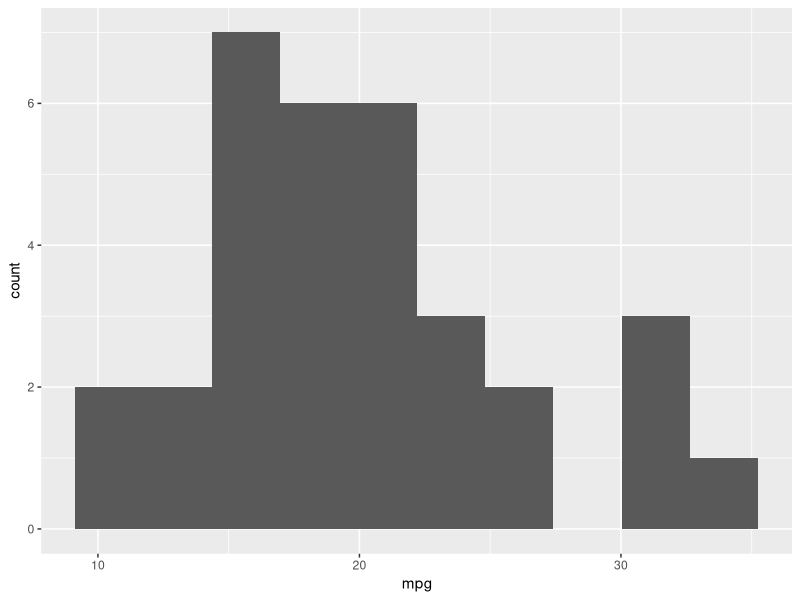
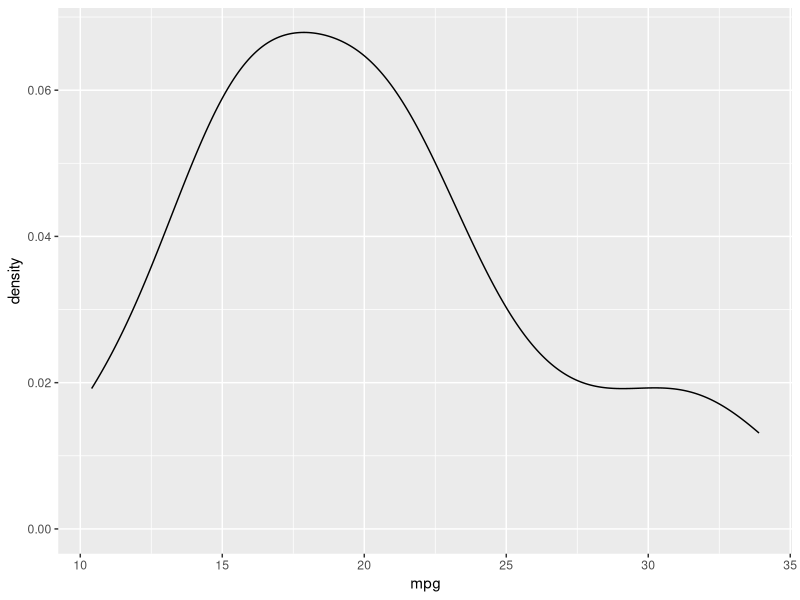
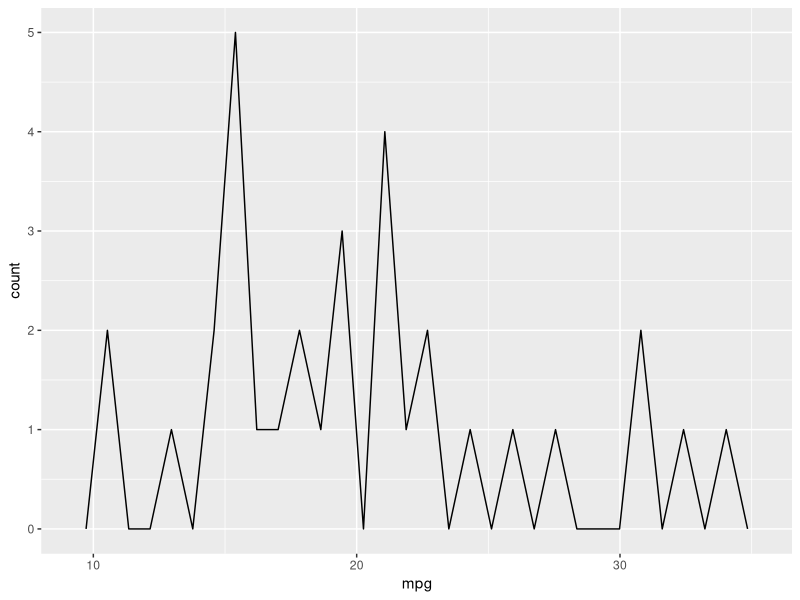
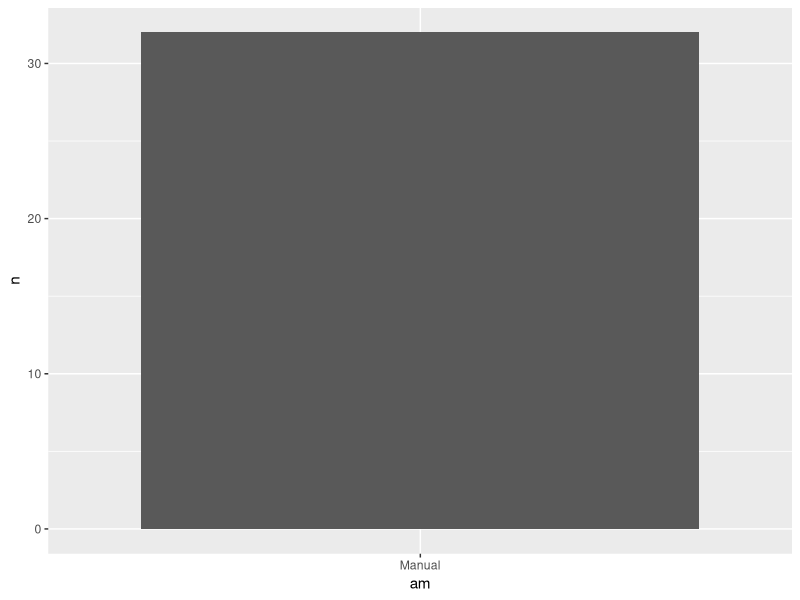
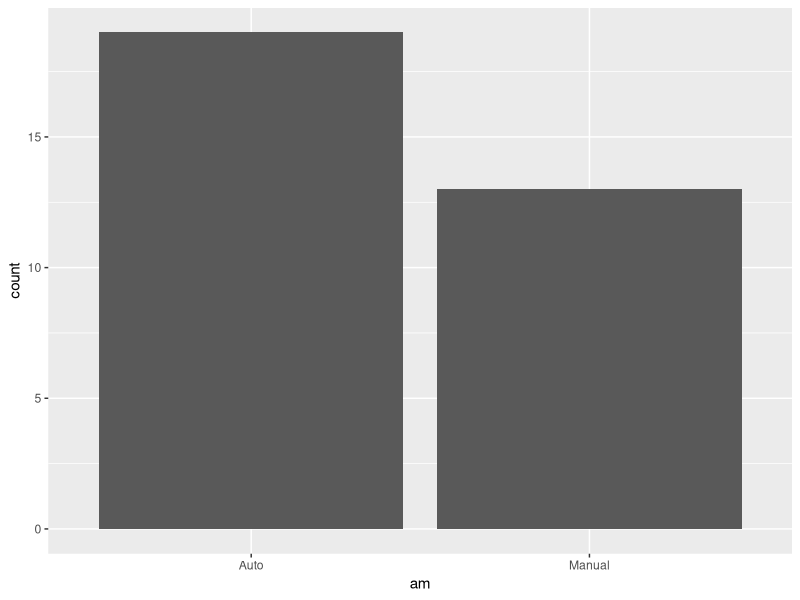
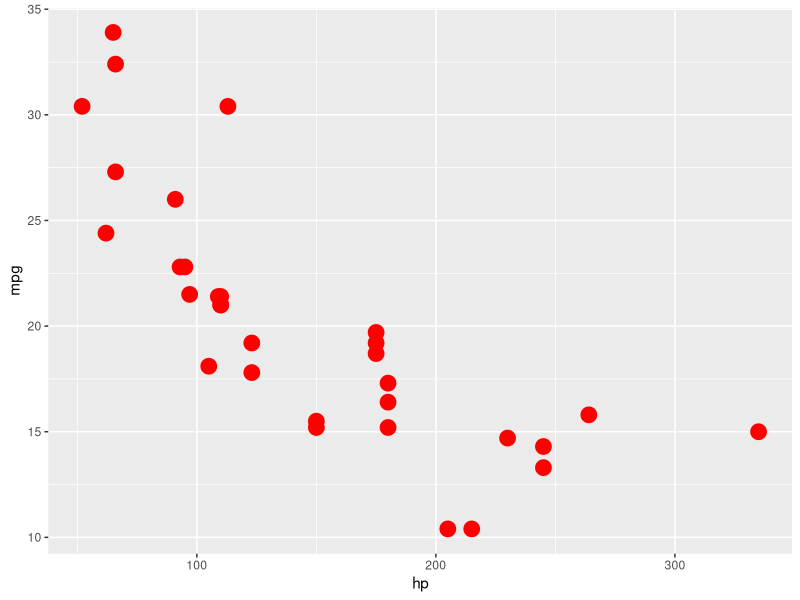
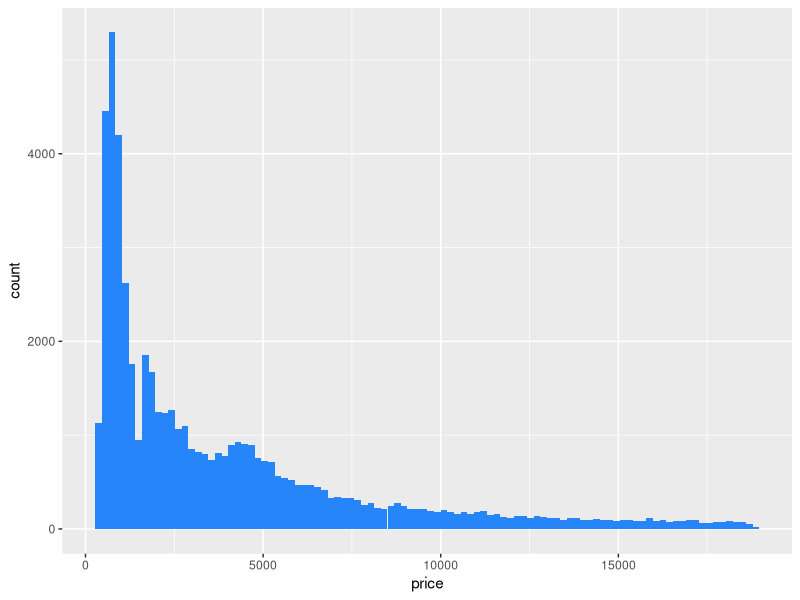
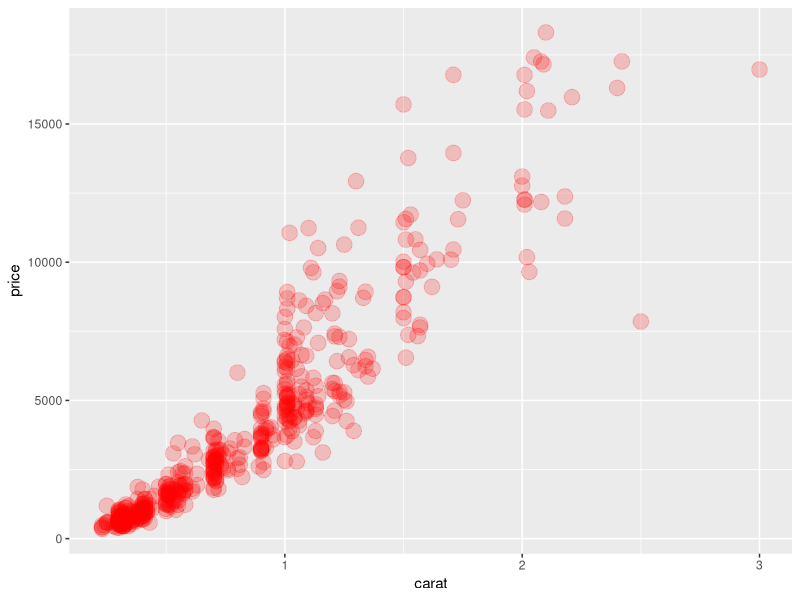

These figures' R source, in order:
library(tidyverse)

## data visualization
## ggplot => grammar of graphic


## one variable, numeric
ggplot(data = mtcars, mapping = aes(x=mpg)) +
  geom_histogram(bins=10)

ggplot(data = mtcars, mapping = aes(x=mpg)) +
  geom_density()

ggplot(data = mtcars, mapping = aes(x=mpg)) +
  geom_freqpoly()

p1 <- ggplot(mtcars, aes(mpg)) +
  geom_histogram(bins=5)

p2 <- ggplot(mtcars, aes(hp)) +
  geom_histogram(bins=10)

mtcars %>%
  filter(hp <= 200) %>%
  count()

## summary table before make bar chart
mtcars <- mtcars %>%
  mutate(am = ifelse(am==0, "Auto", "Manual"))

View(mtcars)

## approach 01 - summary table + geom_col()
t2 <- mtcars %>%
  mutate(am = ifelse(am==0, "Auto", "Manual")) %>%
  count(am) 

ggplot(t2, aes(x=am, y=n)) +
  geom_col()

## approach 02 - geom_bar()
ggplot(mtcars, aes(am)) +
  geom_bar()

## two variables, numeric
## scatter plot

ggplot(mtcars, aes(x=hp, y=mpg)) +
  geom_point(col="red", size=5) # setting


## geom_col vs. geom_bar
## อะไรใช้กับ summary table?

## dataframe => diamonds
## ordinal factor
temp <- c("high", "med", "low", "high")
temp <- factor(temp, levels = c("low", "med", "high"), ordered = TRUE)


## categorical factor
gender <- c("m", "f", "m")
gender <- factor(gender)


glimpse(diamonds)

## frequency table
diamonds %>%
  count(cut, color, clarity)

## sample
set.seed(42)
diamonds %>%
  sample_n(5)

diamonds %>%
  sample_frac(0.1)

diamonds %>%
  slice(1:5)

## relationship (pattern)
p3 <- ggplot(diamonds %>% sample_n(500), aes(carat, price)) +
  geom_point() +
  geom_smooth(method = "loess") +
  geom_rug()

## setting vs. mapping

ggplot(diamonds, aes(price)) +
  geom_histogram(bins = 100, fill="#2585F9")

ggplot(diamonds %>% sample_n(500),
       aes(carat, price)) +
  geom_point(size=5, alpha=0.2, col="red")

ggplot(diamonds %>% sample_n(500),
       mapping = aes(carat, price, col=cut)) +
  geom_point(size=5, alpha=0.5) +
  theme_minimal()

## SETTING vs. MAPPING ???

## add label
ggplot(diamonds %>% sample_n(500),
       mapping = aes(carat, price, col=cut)) +
  geom_point(size=5, alpha=0.5) +
  theme_minimal() +
  labs(
    title = "Relationship between carat and price",
    x = "Carat",
    y = "Price USD",
    subtitle = "We found a positive relationship",
    caption = "Datasource: diamonds ggplot2"
  ) +
  scale_color_manual(values = c(
    "#546A76", "#88A0A8", "#B4CEB3", "#DBD3C9", "#FAD4D8"
  ))

ggplot(diamonds %>% sample_n(500),
       mapping = aes(carat, price, col=cut)) +
  geom_point(size=5, alpha=0.5) +
  theme_minimal() +
  labs(
    title = "Relationship between carat and price",
    x = "Carat",
    y = "Price USD",
    subtitle = "We found a positive relationship",
    caption = "Datasource: diamonds ggplot2"
  ) +
  scale_color_brewer(type="div", palette = 4)

## map color scale
p4 = ggplot(mtcars, mapping=aes(hp, mpg,col=wt)) +
  geom_point(size=5, alpha=0.7) +
  theme_minimal() +
  scale_color_gradient(low="gold", high="purple")

## facet
ggplot(diamonds %>% sample_n(5000), aes(carat, price)) +
  geom_point(alpha=0.3) +
  geom_smooth(col="red") +
  theme_minimal() +
  facet_wrap( ~cut, ncol=3)

ggplot(diamonds %>% sample_n(30000), aes(carat, price)) +
  geom_point(alpha=0.3) +
  geom_smooth(col="red") +
  theme_minimal() +
  facet_grid(cut ~ color)

## combine charts
library(patchwork)
library(ggplot2)

p1 = qplot(mpg, data=mtcars, geom="histogram", bins=10)
p2 = qplot(hp, mpg, data=mtcars, geom="point")
p3 = qplot(hp, data=mtcars, geom="density")

## quick plot
p1 + p2 + p3

(p1+p2) / p3

(p1 + p2 + p3) / p4


















